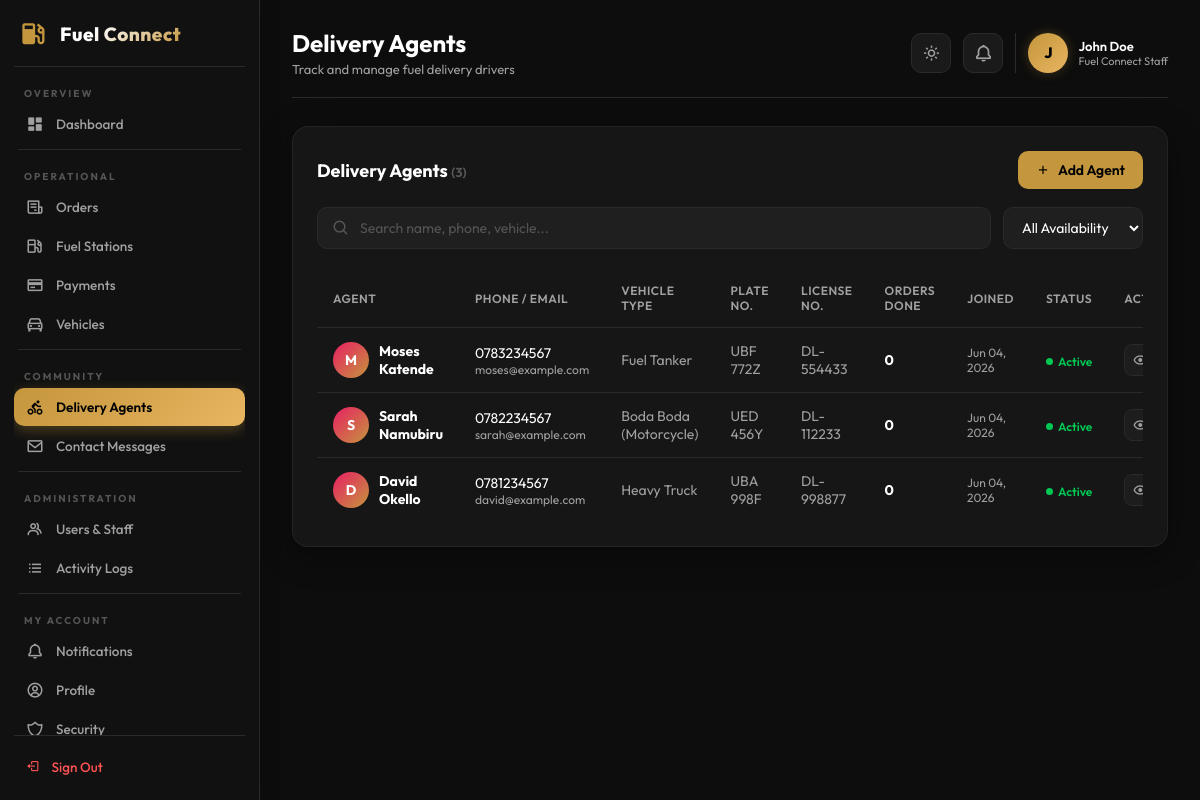
/dashboard/delivery-agents/ (signed in), run on the app's committed database.
### core/models.py (models this page shows, shortened)
class User(AbstractUser):
    username = None
    phone_number = models.CharField(max_length=30, unique=True)
    full_name = models.CharField(max_length=150)
    email = models.EmailField(unique=True, blank=True, null=True)
    company_name = models.CharField(max_length=150, blank=True, null=True)
    fleet_size = models.IntegerField(default=0)
    is_email_verified = models.BooleanField(default=False)
    auth_provider = models.CharField(max_length=50, default='email')
    user_type = models.CharField(max_length=20, default='customer') # customer, driver, admin
    location = models.CharField(max_length=255, blank=True, null=True)
    vehicle_type = models.CharField(max_length=100, blank=True, null=True)
    vehicle_number = models.CharField(max_length=50, blank=True, null=True)
    license_number = models.CharField(max_length=100, blank=True, null=True)
    objects = CustomUserManager()
    USERNAME_FIELD = 'phone_number'
    REQUIRED_FIELDS = ['full_name']

### core/views_dashboard.py (the view)
# urls.py: path('dashboard/delivery-agents/',  DashboardDeliveryAgentsView.as_view(),  name='dashboard_delivery_agents'),
class DashboardDeliveryAgentsView(DashboardContextMixin, LoginRequiredMixin, TemplateView):
    template_name = 'dashboard/delivery_agents.html'
    def get_context_data(self, **kwargs):
        context = super().get_context_data(**kwargs)
        context['agents']      = User.objects.filter(user_type='driver').order_by('-date_joined')
        context['active_page'] = 'delivery_agents'
        return context

### core/views_dashboard.py (called while the page is built)
    def get_context_data(self, **kwargs):
        context = super().get_context_data(**kwargs)
        context['unread_notifications_count'] = Notification.objects.filter(is_read=False).count()
        if self.request.user.is_authenticated:
            context['admin_name'] = self.request.user.full_name or self.request.user.phone_number
            context['admin_initial'] = (self.request.user.full_name or 'A')[0].upper()
        return context

### core/templates/dashboard/delivery_agents.html (shortened to what this page needs)
{% extends 'dashboard/base.html' %}
{% block header_title %}Delivery Agents{% endblock %}
{% block header_subtitle %}Track and manage fuel delivery drivers{% endblock %}
{% block content %}
<div class="glass-card fade-in">
    <div style="display:flex;justify-content:space-between;align-items:center;margin-bottom:18px;">
        <h2 style="font-size:18px;font-weight:700;">Delivery Agents
            <span class="record-count" id="agent-count">({{ agents|length }})</span>
        </h2>
        <button class="btn-add" onclick="openModal('add-agent-modal')">
            <i class='bx bx-plus'></i> Add Agent
        </button>
    </div>
    <div class="page-toolbar">
        <div class="search-box">
            <i class='bx bx-search'></i>
            <input type="text" id="agent-search" placeholder="Search name, phone, vehicle..." oninput="filterAgents()">
        </div>
        <select class="filter-select" id="avail-filter" onchange="filterAgents()">
            <option value="">All Availability</option>
        </select>
    </div>
    <div class="table-container">
        <table class="custom-table">
            <thead>
                <tr>
                    <th>Agent</th>
                    <th>Phone / Email</th>
                    <th>Vehicle Type</th>
                    <th>Plate No.</th>
                    <th>License No.</th>
                    <th>Orders Done</th>
                    <th>Joined</th>
                    <th>Status</th>
                    <th>Actions</th>
                </tr>
            </thead>
            <tbody id="agents-tbody">
                {% for agent in agents %}
                <tr data-search="{{ agent.full_name|lower }} {{ agent.phone_number }} {{ agent.vehicle_type|default:''|lower }}"
                    data-active="{% if agent.is_active %}true{% else %}false{% endif %}">
                    <td>
                        <div style="display:flex;align-items:center;gap:10px;">
                            <div class="avatar-chip">{{ agent.full_name|slice:":1"|upper }}</div>
                            <strong>{{ agent.full_name }}</strong>
                        </div>
                    </td>
                    <td>
                        <div>{{ agent.phone_number }}</div>
                        <div style="font-size:12px;color:var(--text-secondary);">{{ agent.email|default:"—" }}</div>
                    </td>
                    <td style="color:var(--text-secondary);">{{ agent.vehicle_type|default:"—" }}</td>
                    <td style="color:var(--text-secondary);">{{ agent.vehicle_number|default:"—" }}</td>
                    <td style="color:var(--text-secondary);">{{ agent.license_number|default:"—" }}</td>
                    <td><strong>{{ agent.orders.count }}</strong></td>
                    <td style="color:var(--text-secondary);font-size:12px;">{{ agent.date_joined|date:"M d, Y" }}</td>
                    <td>
                        {% if agent.is_active %}
                        <span style="color:var(--success-color);font-weight:600;font-size:12px;display:inline-flex;align-items:center;gap:5px;">
                            <span style="width:7px;height:7px;border-radius:50%;background:var(--success-color);"></span>Active
                        </span>
                        {% else %}
                        <span style="color:var(--danger-color);font-weight:600;font-size:12px;display:inline-flex;align-items:center;gap:5px;">
                            <span style="width:7px;height:7px;border-radius:50%;background:var(--danger-color);"></span>Inactive
                        </span>
                        {% endif %}
                    </td>
                    <td>
                        <div class="action-btns">
                            <button class="icon-btn view" title="View" onclick="openModal('view-agent-modal')"><i class='bx bx-show'></i></button>
                        </div>
                    </td>
                </tr>
                {% endfor %}
            </tbody>
        </table>
    </div>
</div>
{% endblock %}

### core/templates/dashboard/base.html (shortened to what this page needs)
<!DOCTYPE html>
<html lang="en" data-theme="dark">
<head>
    <link href="https://unpkg.com/boxicons@2.1.4/css/boxicons.min.css" rel="stylesheet">
</head>
<body>
    <div class="sidebar">
        <div class="sidebar-logo">
            <i class='bx bxs-gas-pump'></i>
            <span>Fuel Connect</span>
        </div>
        <nav class="sidebar-nav">
            <span class="sidebar-group-label">Overview</span>
            <ul class="sidebar-menu">
                <li class="sidebar-menu-item {% if active_page == 'dashboard' %}active{% endif %}">
                    <a href="{% url 'dashboard_home' %}">
                        <i class='bx bxs-dashboard'></i>
                        <span>Dashboard</span>
                    </a>
                </li>
            </ul>
            <div class="sidebar-divider"></div>
            <span class="sidebar-group-label">Operational</span>
            <ul class="sidebar-menu">
                <li class="sidebar-menu-item {% if active_page == 'orders' %}active{% endif %}">
                    <a href="{% url 'dashboard_orders' %}">
                        <i class='bx bx-receipt'></i>
                        <span>Orders</span>
                    </a>
                </li>
                <li class="sidebar-menu-item {% if active_page == 'stations' %}active{% endif %}">
                    <a href="{% url 'dashboard_stations' %}">
                        <i class='bx bx-gas-pump'></i>
                        <span>Fuel Stations</span>
                    </a>
                </li>
                <li class="sidebar-menu-item {% if active_page == 'payments' %}active{% endif %}">
                    <a href="{% url 'dashboard_payments' %}">
                        <i class='bx bx-credit-card'></i>
                        <span>Payments</span>
                    </a>
                </li>
                <li class="sidebar-menu-item {% if active_page == 'vehicles' %}active{% endif %}">
                    <a href="{% url 'dashboard_vehicles' %}">
                        <i class='bx bx-car'></i>
                        <span>Vehicles</span>
                    </a>
                </li>
            </ul>
            <div class="sidebar-divider"></div>
            <span class="sidebar-group-label">Community</span>
            <ul class="sidebar-menu">
                <li class="sidebar-menu-item {% if active_page == 'delivery_agents' %}active{% endif %}">
                    <a href="{% url 'dashboard_delivery_agents' %}">
                        <i class='bx bx-cycling'></i>
                        <span>Delivery Agents</span>
                    </a>
                </li>
                <li class="sidebar-menu-item {% if active_page == 'contact_messages' %}active{% endif %}">
                    <a href="{% url 'dashboard_contact_messages' %}">
                        <i class='bx bx-envelope'></i>
                        <span>Contact Messages</span>
                    </a>
                </li>
            </ul>
            <div class="sidebar-divider"></div>
            <span class="sidebar-group-label">Administration</span>
            <ul class="sidebar-menu">
                <li class="sidebar-menu-item {% if active_page == 'users' %}active{% endif %}">
                    <a href="{% url 'dashboard_users' %}">
                        <i class='bx bx-group'></i>
                        <span>Users &amp; Staff</span>
                    </a>
                </li>
                <li class="sidebar-menu-item {% if active_page == 'activity_logs' %}active{% endif %}">
                    <a href="{% url 'dashboard_activity_logs' %}">
                        <i class='bx bx-list-ul'></i>
                        <span>Activity Logs</span>
                    </a>
                </li>
            </ul>
            <div class="sidebar-divider"></div>
            <span class="sidebar-group-label">My Account</span>
            <ul class="sidebar-menu">
                <li class="sidebar-menu-item {% if active_page == 'notifications' %}active{% endif %}">
                    <a href="{% url 'dashboard_notifications' %}">
                        <i class='bx bx-bell'></i>
                        <span>Notifications</span>
                    </a>
                </li>
                <li class="sidebar-menu-item {% if active_page == 'profile' %}active{% endif %}">
                    <a href="{% url 'dashboard_profile' %}">
                        <i class='bx bx-user-circle'></i>
                        <span>Profile</span>
                    </a>
                </li>
                <li class="sidebar-menu-item {% if active_page == 'security' %}active{% endif %}">
                    <a href="{% url 'dashboard_security' %}">
                        <i class='bx bx-shield-alt-2'></i>
                        <span>Security</span>
                    </a>
                </li>
            </ul>
        </nav>
        <div class="sidebar-footer">
            <div class="sidebar-footer-item" onclick="location.href='{% url 'dashboard_logout' %}'">
                <i class='bx bx-log-out'></i>
                <span>Sign Out</span>
            </div>
        </div>
    </div>
    <div class="main-content">
        <div class="header">
            <div class="header-title">
                <h1>{% block header_title %}Overview{% endblock %}</h1>
                <p>{% block header_subtitle %}Real-time insights and stats{% endblock %}</p>
            </div>
            <div class="header-actions">
                <button class="theme-toggle-btn" id="theme-toggle" title="Toggle Theme" onclick="toggleTheme()">
                    <i class='bx bx-sun' id="theme-icon"></i>
                </button>
                <a href="{% url 'dashboard_notifications' %}" class="notif-btn" title="Notifications">
                    <i class='bx bx-bell'></i>
                </a>
                <div class="header-profile">
                    <div class="profile-avatar">{{ admin_initial|default:"A" }}</div>
                    <div class="profile-info">
                        <span class="profile-name">{{ admin_name|default:"Administrator" }}</span>
                        <span class="profile-role">Fuel Connect Staff</span>
                    </div>
                </div>
            </div>
        </div>
        {% block content %}{% endblock %}
    </div>
</body>
</html>

### core/templates/dashboard/delivery_agents.html (style rules this page uses)
.page-toolbar { display:flex;align-items:center;gap:12px;flex-wrap:wrap;margin-bottom:20px; }
.search-box { display:flex;align-items:center;gap:10px;background:rgba(255,255,255,0.04);border:1px solid var(--border-color);border-radius:10px;padding:0 14px;flex:1;min-width:220px;transition:border-color 0.2s; }
.search-box i { color:var(--text-muted);font-size:18px; }
.search-box input { background:transparent;border:none;outline:none;color:var(--text-primary);font-family:'Outfit',sans-serif;font-size:14px;padding:11px 0;width:100%; }
.search-box input::placeholder { color:var(--text-muted); }
.filter-select { background:rgba(255,255,255,0.04);border:1px solid var(--border-color);border-radius:10px;padding:10px 14px;color:var(--text-primary);font-family:'Outfit',sans-serif;font-size:14px;cursor:pointer;outline:none;min-width:140px; }
.filter-select option { background:#1A1A1A; }
.btn-add { display:flex;align-items:center;gap:8px;background:var(--accent-color);color:#000;border:none;border-radius:10px;padding:10px 18px;font-family:'Outfit',sans-serif;font-size:14px;font-weight:600;cursor:pointer;transition:all 0.2s;white-space:nowrap; }
.action-btns { display:flex;align-items:center;gap:6px; }
.icon-btn { width:32px;height:32px;display:flex;align-items:center;justify-content:center;border-radius:8px;border:1px solid var(--border-color);background:rgba(255,255,255,0.03);cursor:pointer;transition:all 0.2s;font-size:16px; }
.icon-btn.view { color:var(--text-secondary); }
.avatar-chip { width:36px;height:36px;border-radius:50%;background:linear-gradient(135deg,#E91E63,#C4963D);color:#fff;display:flex;align-items:center;justify-content:center;font-weight:700;font-size:14px;flex-shrink:0; }
.record-count { font-size:13px;color:var(--text-muted); }

### data on the page
User: full_name "John Doe"
User: full_name "M", full_name "Moses Katende", phone_number "0783234567", email "moses@example.com", vehicle_type "Fuel Tanker", vehicle_number "UBF 772Z", license_number "DL-554433", orders.count "0", date_joined "Jun 04, 2026", is_active True (drawn)
User: full_name "S", full_name "Sarah Namubiru", phone_number "0782234567", email "sarah@example.com", vehicle_type "Boda Boda (Motorcycle)", vehicle_number "UED 456Y", license_number "DL-112233", orders.count "0", date_joined "Jun 04, 2026", is_active True (drawn)
User: full_name "D", full_name "David Okello", phone_number "0781234567", email "david@example.com", vehicle_type "Heavy Truck", vehicle_number "UBA 998F", license_number "DL-998877", orders.count "0", date_joined "Jun 04, 2026", is_active True (drawn)

### other printed values
{{ admin_initial|default:"A" }} "J"
{{ agents|length }} "3"
